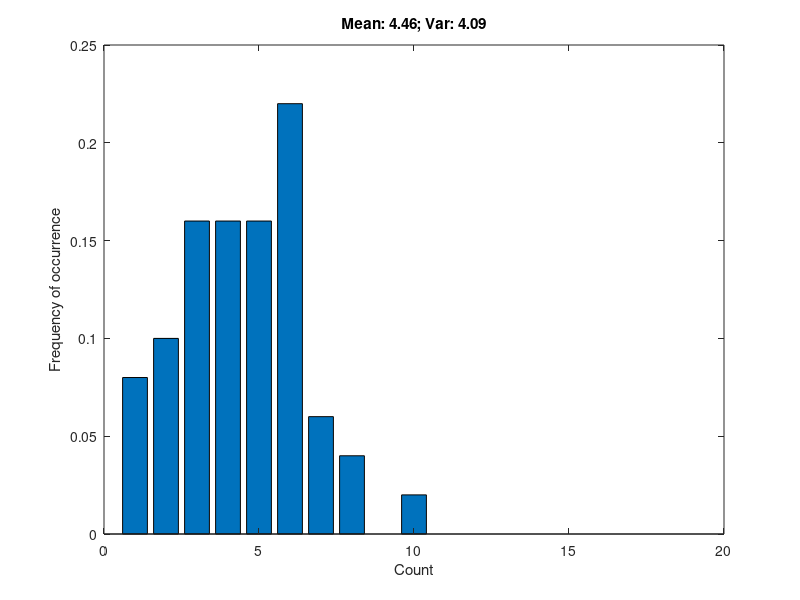

Reproduce this figure in MATLAB.
% In this script you'll simulate two poisson processes, add them together,
% and determine the properties of the resulting distribution.

%% General variables
maxplot_count = 20;         % Max bin for plotting count histograms
num_trials = 50;         % CHANGE HERE TO CHANGE THE NUMBER OF TRIALS
countbins = [0:1:maxplot_count];

%% Process variables
mean_count1 = 5;        % CHANGE HERE TO CHANGE THE MEAN FOR PROCESS 1
mean_count2 = 8;        % CHANGE HERE TO CHANGE THE MEAN FOR PROCESS 2

%% RUN THESE 3 LINES TO SIMULATE THE POISSON PROCESSES AND THEIR SUM
process1 = poissrnd(mean_count1,1,num_trials); % 1 row x num_trials column vector of simulated counts
process2 = poissrnd(mean_count2,1,num_trials); % 1 row x num_trials column vector of simulated counts
processsum = process1 + process2; % adds the counts from the 2 processes together, element-by-element

%%
% RUN THESE NEXT 8 LINES TO PLOT THE COUNT DISTRIBUTION FOR A PROCESS
process = process1;     % CHANGE HERE TO PLOT A DIFFERENT PROCESS, E.G. PROCESS1 OR PROCESS2
n = hist(process,countbins);
n = n/sum(n);
figure
bar(countbins,n)
set(gca,'xlim',[0 maxplot_count]);
xlabel('Count');
ylabel('Frequency of occurrence');
title(['Mean: ',num2str(mean(process),'%3.2f'),'; Var: ',num2str(var(process),'%3.2f')]);
